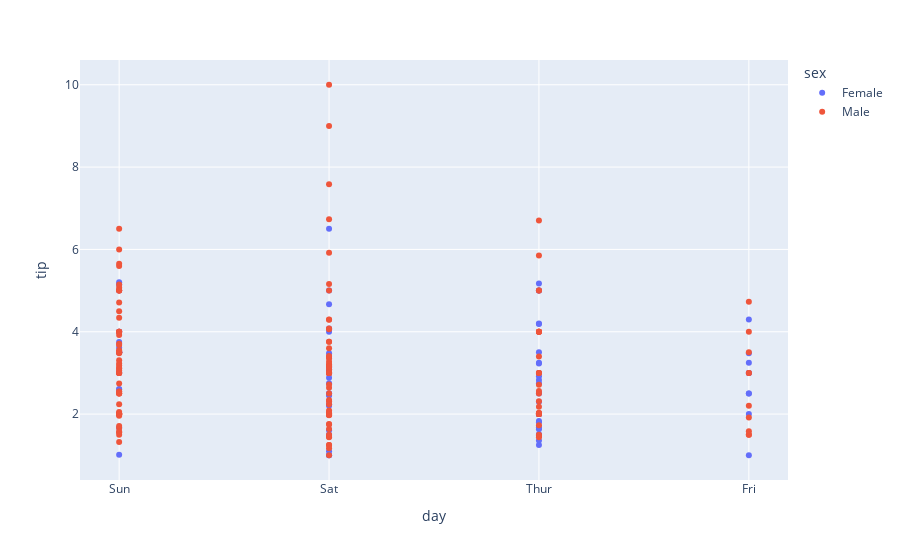

Here is the notebook cell this chart was saved with:
### Code cell
import plotly.express as px
import pandas as pd

# reading the database
data = pd.read_csv("tips.csv")

# plotting the scatter chart
fig = px.scatter(data, x="day", y="tip", color='sex')

# showing the plot
fig.show()

### Figure 1 — Plotly figure (JSON) as saved in the notebook; plotly's stock layout.template omitted (floating-point values rounded to 4 significant figures; data arrays with more than 128 entries replaced by an {"elided": "..."} marker saying what was removed)
{"data": [{"hovertemplate": "sex=Female<br>day=%{x}<br>tip=%{y}<extra></extra>", "legendgroup": "Female", "marker": {"color": "#636efa", "symbol": "circle"}, "mode": "markers", "name": "Female", "orientation": "v", "showlegend": true, "type": "scatter", "x": ["Sun", "Sun", "Sun", "Sun", "Sun", "Sun", "Sat", "Sat", "Sat", "Sat", "Sat", "Sat", "Sun", "Sun", "Sat", "Sat", "Sat", "Sat", "Sat", "Sat", "Sat", "Thur", "Thur", "Fri", "Fri", "Fri", "Fri", "Fri", "Sat", "Sat", "Sat", "Sat", "Sat", "Sun", "Sun", "Thur", "Thur", "Thur", "Thur", "Thur", "Thur", "Thur", "Thur", "Thur", "Thur", "Thur", "Thur", "Thur", "Thur", "Thur", "Thur", "Thur", "Thur", "Thur", "Thur", "Thur", "Thur", "Sun", "Sun", "Sun", "Sun", "Sun", "Sat", "Sat", "Sun", "Sun", "Sun", "Thur", "Thur", "Thur", "Thur", "Thur", "Thur", "Thur", "Sat", "Sat", "Sat", "Sat", "Sat", "Fri", "Fri", "Fri", "Fri", "Sat", "Sat", "Sat", "Thur"], "xaxis": "x", "y": [1.01, 3.61, 5, 3.02, 1.67, 3.5, 2.75, 2.23, 3, 3, 2.45, 3.07, 2.6, 5.2, 1.5, 2.47, 1, 3, 3.14, 5, 2.2, 1.83, 5.17, 1, 4.3, 3.25, 2.5, 3, 2.5, 3.48, 4.08, 4, 1, 4, 3.5, 1.5, 1.8, 2.92, 1.68, 2.52, 4.2, 2, 2, 2.83, 1.5, 2, 3.25, 1.25, 2, 2, 2.75, 3.5, 5, 2.3, 1.5, 1.36, 1.63, 5.14, 3.75, 2.61, 2, 3, 1.61, 2, 4, 3.5, 3.5, 4.19, 5, 2, 2.01, 2, 2.5, 3.23, 2.23, 2.5, 6.5, 1.1, 3.09, 3.48, 3, 2.5, 2, 2.88, 4.67, 2, 3], "yaxis": "y"}, {"hovertemplate": "sex=Male<br>day=%{x}<br>tip=%{y}<extra></extra>", "legendgroup": "Male", "marker": {"color": "#EF553B", "symbol": "circle"}, "mode": "markers", "name": "Male", "orientation": "v", "showlegend": true, "type": "scatter", "x": {"elided": "157 str values"}, "xaxis": "x", "y": {"elided": "157 float values"}, "yaxis": "y"}], "layout": {"legend": {"title": {"text": "sex"}, "tracegroupgap": 0}, "margin": {"t": 60}, "xaxis": {"anchor": "y", "domain": [0, 1], "title": {"text": "day"}}, "yaxis": {"anchor": "x", "domain": [0, 1], "title": {"text": "tip"}}}}
